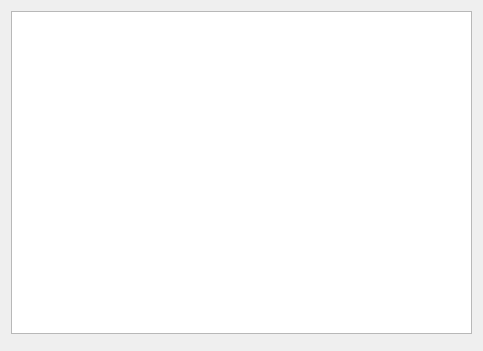
<?xml version="1.0" encoding="UTF-8"?>
<ui version="4.0">
 <class>editor::Tree_Widget</class>
 <widget class="QWidget" name="Tree_Widget">
  <property name="geometry">
   <rect>
    <x>0</x>
    <y>0</y>
    <width>483</width>
    <height>351</height>
   </rect>
  </property>
  <property name="windowTitle">
   <string>Form</string>
  </property>
  <layout class="QVBoxLayout" name="verticalLayout">
   <item>
    <widget class="editor::Tree_View" name="tree_view">
     <property name="selectionMode">
      <enum>QAbstractItemView::ExtendedSelection</enum>
     </property>
    </widget>
   </item>
   <item>
    <widget class="editor::Slider_Bar" name="slider_bar">
    </widget>
   </item>
  </layout>
 </widget>
 <customwidgets>
  <customwidget>
   <class>editor::Tree_View</class>
   <extends>QTreeView</extends>
   <header>editor/tree_view.hh</header>
  </customwidget>
  <customwidget>
   <class>editor::Slider_Bar</class>
   <extends>QWidget</extends>
   <header>editor/slider_bar.hh</header>
  </customwidget>
 </customwidgets>
 <resources/>
 <connections/>
</ui>
